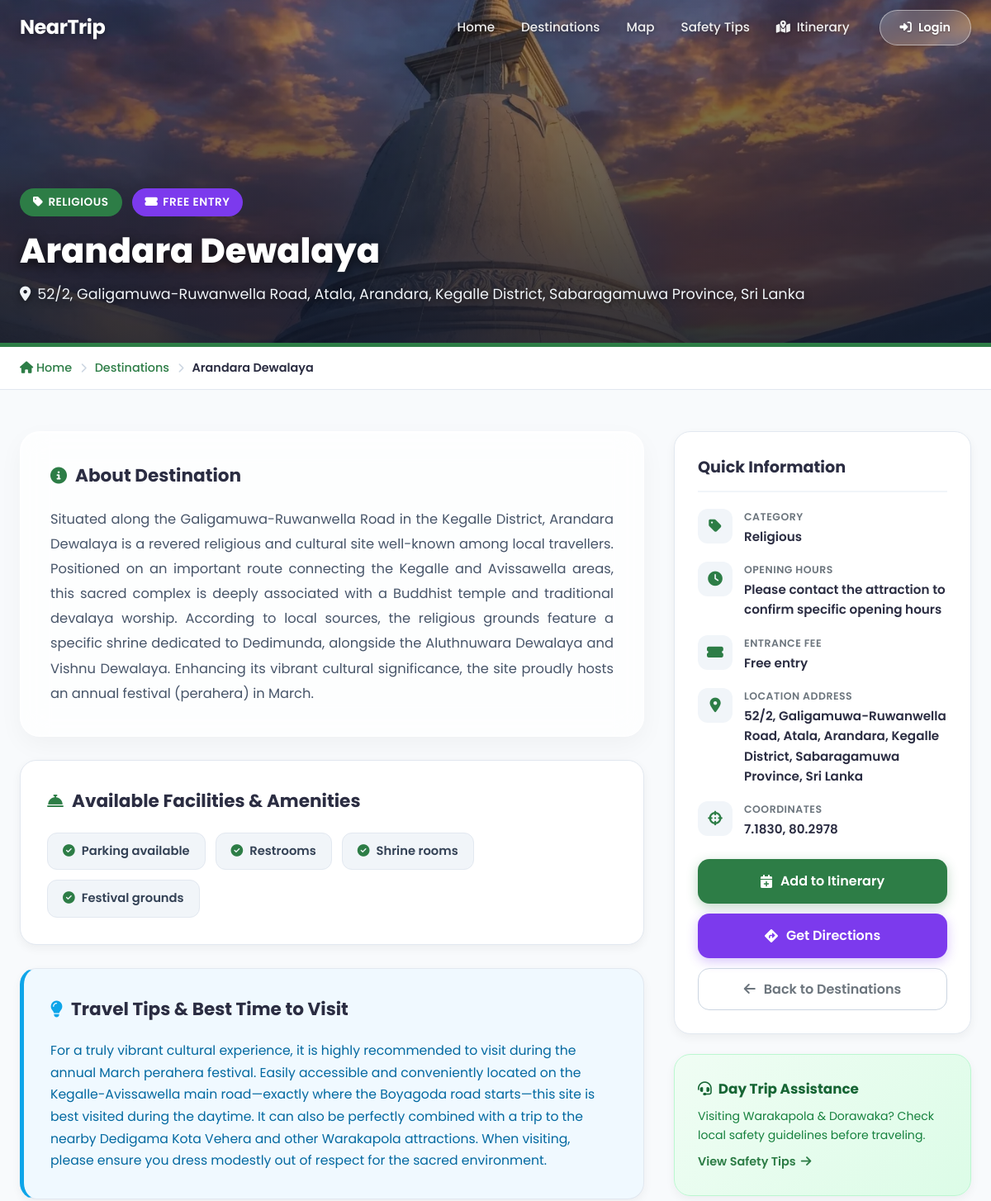
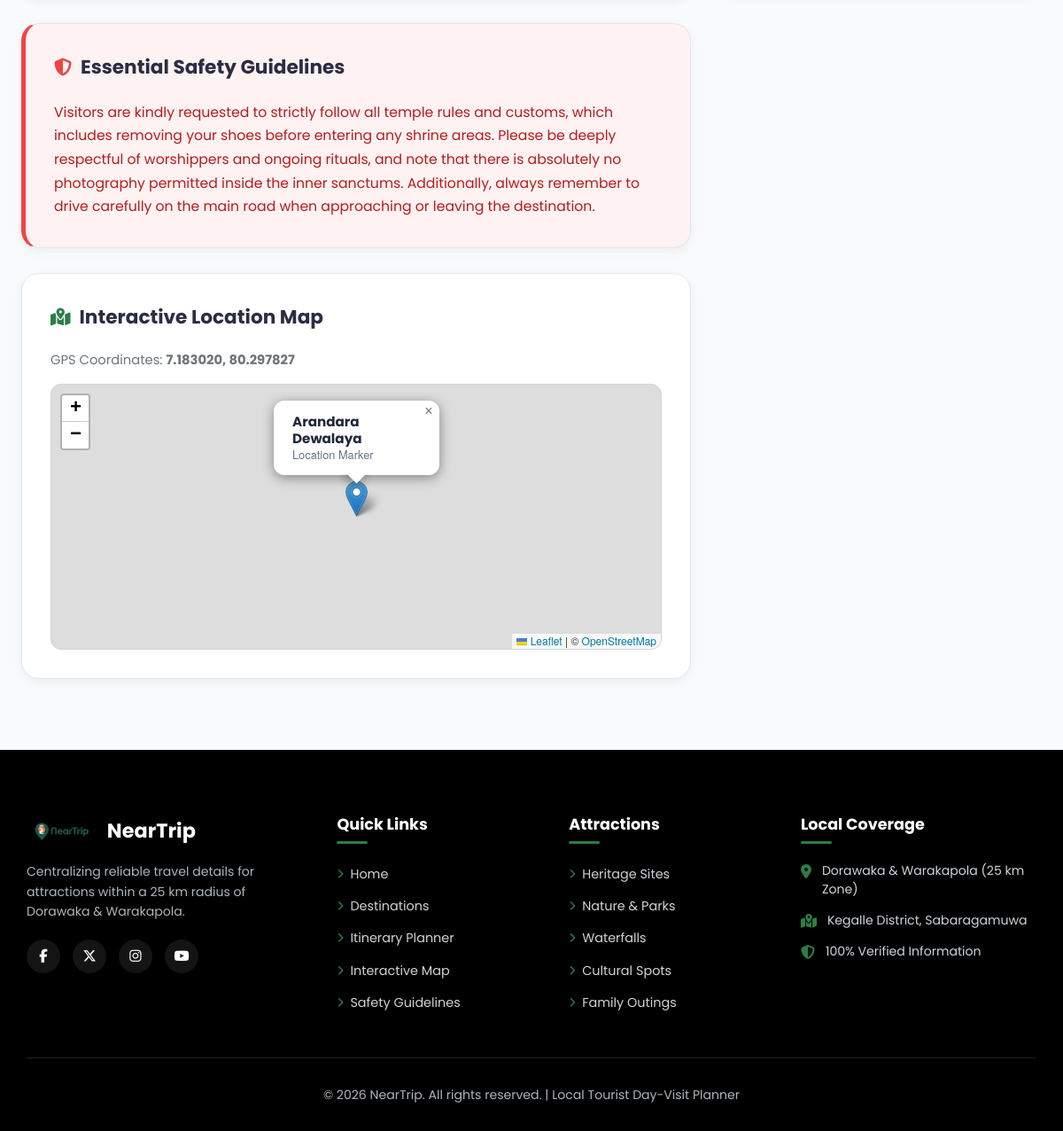
The page /details.php?id=8 on the database its author committed (2 pictures, top to bottom).
### tables this page shows
CREATE TABLE `attraction` (
  `attraction_id` int(11) NOT NULL,
  `category_id` int(11) DEFAULT NULL,
  `admin_id` int(11) DEFAULT NULL,
  `name` varchar(100) DEFAULT NULL,
  `description` text DEFAULT NULL,
  `location` varchar(255) DEFAULT NULL,
  `latitude` decimal(10,8) DEFAULT NULL COMMENT 'GPS latitude coordinate',
  `longitude` decimal(11,8) DEFAULT NULL COMMENT 'GPS longitude coordinate',
  `opening_hours` varchar(100) DEFAULT NULL COMMENT 'Opening hours of the attraction',
  `entrance_fee` varchar(100) DEFAULT NULL COMMENT 'Entrance fee (can be "Free" or amount)',
  `facilities` text DEFAULT NULL COMMENT 'Available facilities (parking, restrooms, etc.)',
  `travel_tips` text DEFAULT NULL COMMENT 'Travel tips for visitors',
  `safety_guidelines` text DEFAULT NULL COMMENT 'Safety guidelines for visitors',
  `image_url` varchar(255) DEFAULT NULL COMMENT 'Path to attraction image'
);

CREATE TABLE `category` (
  `category_id` int(11) NOT NULL,
  `category_name` varchar(50) DEFAULT NULL
);

### details.php (the view, shortened to what this page needs)
<?php
require_once __DIR__ . '/includes/config.php';
$id = isset($_GET['id']) ? (int)$_GET['id'] : 0;
$attraction = null;
if ($id > 0) {
    $sql = "SELECT a.*, c.category_name
            FROM `attraction` a
            LEFT JOIN `category` c ON a.category_id = c.category_id
            WHERE a.`attraction_id` = ?";
    $stmt = $conn->prepare($sql);
    if ($stmt) {
        $stmt->bind_param("i", $id);
        $stmt->execute();
        $result = $stmt->get_result();
        if ($result && $result->num_rows > 0) {
            $attraction = $result->fetch_assoc();
        }
    }
}
include_once __DIR__ . '/includes/header.php';
?>
<?php if (!$attraction): ?>
    <main class="details-not-found-section" style="min-height: 70vh; display: flex; align-items: center; justify-content: center; padding: 60px 0;">
        <div class="section-container" style="width: 100%;">
            <?php
                render_no_results([
                    'title'          => 'Destination Not Found',
                    'message'        => 'The attraction you are looking for does not exist, has an invalid ID, or has been removed from our database.',
                    'icon'           => 'fas fa-compass-slash',
                    'action_url'     => 'places.php',
                    'action_text'    => 'Back to Destinations',
                    'action_icon'    => 'fas fa-arrow-left',
                    'secondary_url'  => 'index.php',
                    'secondary_text' => 'Go to Home',
                    'secondary_icon' => 'fas fa-house'
                ]);
            ?>
        </div>
    </main>
<?php else: ?>
    <?php
        $rawImg = !empty($attraction['image_url']) ? $attraction['image_url'] : 'assets/hero.webp';
        $cleanImg = ltrim($rawImg, '/');
        $imagePath = file_exists(__DIR__ . '/' . $cleanImg) ? $cleanImg : 'assets/hero.webp';
        $rawLat = !empty($attraction['latitude']) ? floatval($attraction['latitude']) : 0;
        $rawLng = !empty($attraction['longitude']) ? floatval($attraction['longitude']) : 0;
        $hasCoordinates = ($rawLat != 0 && $rawLng != 0);
        $lat = $hasCoordinates ? $rawLat : 7.2245;
        $lng = $hasCoordinates ? $rawLng : 80.1983;
        $attName          = !empty($attraction['name']) ? $attraction['name'] : 'Unknown Attraction';
        $categoryName     = !empty($attraction['category_name']) ? $attraction['category_name'] : '';
        $locationText     = !empty($attraction['location']) ? $attraction['location'] : '';
        $descriptionText  = !empty($attraction['description']) ? $attraction['description'] : '';
        $openingHoursText = !empty($attraction['opening_hours']) ? $attraction['opening_hours'] : '';
        $entranceFeeText  = !empty($attraction['entrance_fee']) ? $attraction['entrance_fee'] : '';
        $facilitiesRaw    = !empty($attraction['facilities']) ? $attraction['facilities'] : '';
        $travelTipsText   = !empty($attraction['travel_tips']) ? $attraction['travel_tips'] : '';
        $safetyText       = !empty($attraction['safety_guidelines']) ? $attraction['safety_guidelines'] : '';
    ?>
    <link rel="stylesheet" href="https://unpkg.com/leaflet@1.9.4/dist/leaflet.css" />
    <section class="details-hero" style="background-image: linear-gradient(180deg, rgba(15, 23, 42, 0.4) 0%, rgba(15, 23, 42, 0.85) 100%), url('<?php echo htmlspecialchars($imagePath); ?>');">
        <div class="details-hero-content">
            <div class="details-hero-badges">
                <?php if (!empty($categoryName)): ?>
                    <span class="details-hero-badge category">
                        <i class="fas fa-tag"></i> <?php echo htmlspecialchars($categoryName); ?>
                    </span>
                <?php endif; ?>
                <?php if (!empty($entranceFeeText)): ?>
                    <span class="details-hero-badge fee">
                        <i class="fas fa-ticket-alt"></i> <?php echo htmlspecialchars($entranceFeeText); ?>
                    </span>
                <?php endif; ?>
            </div>
            <h1 class="details-hero-title"><?php echo htmlspecialchars($attName); ?></h1>
            <?php if (!empty($locationText)): ?>
                <div class="details-hero-location">
                    <i class="fas fa-location-dot"></i>
                    <span><?php echo htmlspecialchars($locationText); ?></span>
                </div>
            <?php endif; ?>
        </div>
    </section>
    <div class="details-breadcrumb-bar">
        <div class="details-container">
            <ul class="details-breadcrumb">
                <li><a href="index.php"><i class="fas fa-house"></i> Home</a></li>
                <li><i class="fas fa-chevron-right separator"></i></li>
                <li><a href="places.php">Destinations</a></li>
                <li><i class="fas fa-chevron-right separator"></i></li>
                <li class="active"><?php echo htmlspecialchars($attName); ?></li>
            </ul>
        </div>
    </div>
    <main class="details-section">
        <div class="details-container details-grid">
            <div class="details-main-content">
                <?php if (!empty($descriptionText)): ?>
                    <div class="details-glass-card">
                        <h2 class="details-card-title">
                            <i class="fas fa-circle-info"></i> About Destination
                        </h2>
                        <div class="details-card-body">
                            <p class="details-description">
                                <?php echo nl2br(htmlspecialchars($descriptionText)); ?>
                            </p>
                        </div>
                    </div>
                <?php endif; ?>
                <?php
                    $facilitiesList = !empty($facilitiesRaw) ? array_filter(array_map('trim', explode(',', $facilitiesRaw))) : [];
                    if (!empty($facilitiesList)):
                ?>
                    <div class="details-card">
                        <h2 class="details-card-title">
                            <i class="fas fa-concierge-bell"></i> Available Facilities & Amenities
                        </h2>
                        <div class="details-card-body">
                            <div class="facilities-grid">
                                <?php foreach ($facilitiesList as $facility): ?>
                                    <div class="facility-badge">
                                        <i class="fas fa-check-circle"></i>
                                        <span><?php echo htmlspecialchars($facility); ?></span>
                                    </div>
                                <?php endforeach; ?>
                            </div>
                        </div>
                    </div>
                <?php endif; ?>
                <?php if (!empty($travelTipsText)): ?>
                    <div class="details-card tip-card">
                        <h2 class="details-card-title tip-title">
                            <i class="fas fa-lightbulb"></i> Travel Tips & Best Time to Visit
                        </h2>
                        <div class="details-card-body">
                            <p class="tip-text">
                                <?php echo nl2br(htmlspecialchars($travelTipsText)); ?>
                            </p>
                        </div>
                    </div>
                <?php endif; ?>
                <?php if (!empty($safetyText)): ?>
                    <div class="details-card safety-card">
                        <h2 class="details-card-title safety-title">
                            <i class="fas fa-shield-halved"></i> Essential Safety Guidelines
                        </h2>
                        <div class="details-card-body">
                            <p class="safety-text">
                                <?php echo nl2br(htmlspecialchars($safetyText)); ?>
                            </p>
                        </div>
                    </div>
                <?php endif; ?>
                <div class="details-card">
                    <h2 class="details-card-title">
                        <i class="fas fa-map-location-dot"></i> Interactive Location Map
                    </h2>
                    <div class="details-card-body">
                        <?php if ($hasCoordinates): ?>
                            <p style="color: var(--text-muted); margin-bottom: 14px; font-size: 0.92rem;">
                                GPS Coordinates: <strong><?php echo number_format($lat, 6); ?>, <?php echo number_format($lng, 6); ?></strong>
                            </p>
                            <div id="mini-map" style="height: 300px; border-radius: 12px; border: 1px solid #CBD5E1; z-index: 1;"></div>
                        <?php endif; ?>
                    </div>
                </div>
            </div>
            <div class="details-sidebar">
                <div class="sidebar-widget">
                    <h3 class="widget-title">Quick Information</h3>
                    <ul class="widget-info-list">
                        <?php if (!empty($categoryName)): ?>
                            <li>
                                <div class="info-icon"><i class="fas fa-tag"></i></div>
                                <div>
                                     <span class="info-label">Category</span>
                                    <strong class="info-value"><?php echo htmlspecialchars($categoryName); ?></strong>
                                </div>
                            </li>
                        <?php endif; ?>
                        <?php if (!empty($openingHoursText)): ?>
                            <li>
                                <div class="info-icon"><i class="fas fa-clock"></i></div>
                                <div>
                                    <span class="info-label">Opening Hours</span>
                                    <strong class="info-value"><?php echo htmlspecialchars($openingHoursText); ?></strong>
                                </div>
                            </li>
                        <?php endif; ?>
                        <?php if (!empty($entranceFeeText)): ?>
                            <li>
                                <div class="info-icon"><i class="fas fa-ticket-alt"></i></div>
                                <div>
                                    <span class="info-label">Entrance Fee</span>
                                    <strong class="info-value"><?php echo htmlspecialchars($entranceFeeText); ?></strong>
                                </div>
                            </li>
                        <?php endif; ?>
                        <?php if (!empty($locationText)): ?>
                            <li>
                                <div class="info-icon"><i class="fas fa-location-dot"></i></div>
                                <div>
                                    <span class="info-label">Location Address</span>
                                    <strong class="info-value"><?php echo htmlspecialchars($locationText); ?></strong>
                                </div>
                            </li>
                        <?php endif; ?>
                        <li>
                            <div class="info-icon"><i class="fas fa-crosshairs"></i></div>
                            <div>
                                <span class="info-label">Coordinates</span>
                                <strong class="info-value"><?php echo number_format($lat, 4); ?>, <?php echo number_format($lng, 4); ?></strong>
                            </div>
                        </li>
                    </ul>
                    <div class="widget-actions">
                        <?php if (isset($_SESSION['itinerary']) && is_array($_SESSION['itinerary']) && in_array((int)$attraction['attraction_id'], $_SESSION['itinerary'])): ?>
                            <a href="plan.php?remove=<?php echo (int)$attraction['attraction_id']; ?>" class="btn-sidebar-primary added" style="background-color: #27ae60;" title="Click to remove from itinerary">
                                <i class="fas fa-circle-check"></i> In Your Itinerary
                            </a>
                        <?php else: ?>
                            <a href="plan.php?add=<?php echo (int)$attraction['attraction_id']; ?>" class="btn-sidebar-primary">
                                <i class="fas fa-calendar-plus"></i> Add to Itinerary
                            </a>
                        <?php endif; ?>
                        <a href="https://www.google.com/maps?q=<?php echo $lat; ?>,<?php echo $lng; ?>" target="_blank" class="btn-sidebar-secondary">
                            <i class="fas fa-diamond-turn-right"></i> Get Directions
                        </a>
                        <a href="places.php" class="btn-sidebar-outline">
                            <i class="fas fa-arrow-left"></i> Back to Destinations
                        </a>
                    </div>
                </div>
                <div class="sidebar-widget support-widget">
                    <h4><i class="fas fa-headset"></i> Day Trip Assistance</h4>
                    <p>Visiting Warakapola & Dorawaka? Check local safety guidelines before traveling.</p>
                    <a href="safety.php" style="color: var(--primary); font-weight: 600; font-size: 0.9rem; display: inline-flex; align-items: center; gap: 6px; margin-top: 10px;">
                        View Safety Tips <i class="fas fa-arrow-right"></i>
                    </a>
                </div>
            </div>
        </div>
    </main>
<?php endif; ?>
<?php
include_once __DIR__ . '/includes/footer.php';
?>

### rows shown on the page
attraction: image_url (picture), category.category_name "RELIGIOUS", entrance_fee "FREE ENTRY", name "Arandara Dewalaya", location "52/2, Galigamuwa-Ruwanwella Road, Atala, Arandara, Kegalle District, Sabaragamuwa Province, Sri Lanka", description "Situated along the Galigamuwa-Ruwanwella Road in the Kegalle District, Arandara Dewalaya is a revered religious and cultural site well-known among local travellers. Positioned on an important route connecting the Kegalle and Avissawella areas, this sacred complex is deeply associated with a Buddhist temple and traditional devalaya worship. According to local sources, the religious grounds feature a specific shrine dedicated to Dedimunda, alongside the Aluthnuwara Dewalaya and Vishnu Dewalaya. Enhancing its vibrant cultural significance, the site proudly hosts an annual festival (perahera) in March.", facilities "Parking available", facilities "Restrooms", facilities "Shrine rooms", facilities "Festival grounds", travel_tips "For a truly vibrant cultural experience, it is highly recommended to visit during the annual March perahera festival. Easily accessible and conveniently located on the Kegalle-Avissawella main road—exactly where the Boyagoda road starts—this site is best visited during the daytime. It can also be perfectly combined with a trip to the nearby Dedigama Kota Vehera and other Warakapola attractions. When visiting, please ensure you dress modestly out of respect for the sacred environment.", safety_guidelines "Visitors are kindly requested to strictly follow all temple rules and customs, which includes removing your shoes before entering any shrine areas. Please be deeply respectful of worshippers and ongoing rituals, and note that there is absolutely no photography permitted inside the inner sanctums. Additionally, always remember to drive carefully on the main road when approaching or leaving the destination.", lat "7.183020", lng "80.297827", category.category_name "Religious", opening_hours "Please contact the attraction to confirm specific opening hours", entrance_fee "Free entry", lat "7.1830", lng "80.2978"
